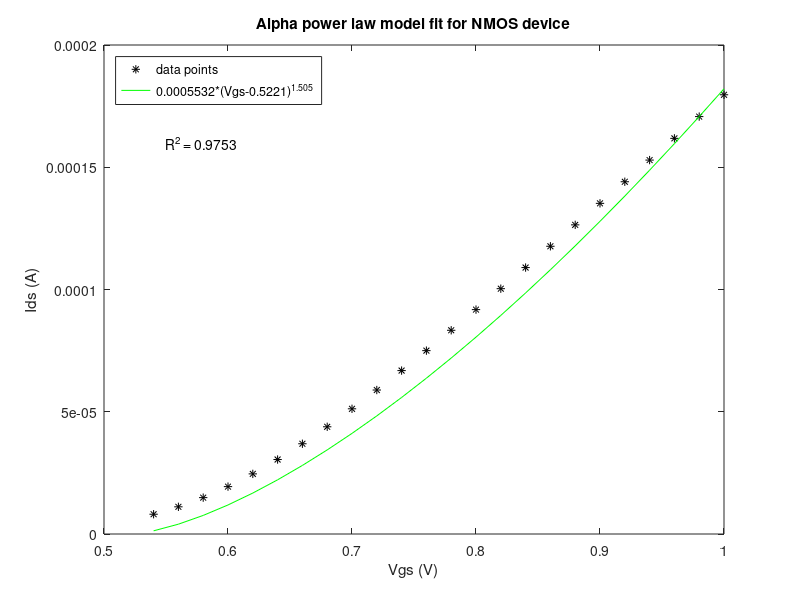

The MATLAB script that drew this image:
data = csvread("ids_curve_apower_new.csv")

vgs= data(:,1)
ids = data(:,2)

vth = 0.5221

%vgs_minus_vth = vgs - vth


%a_model = fit(vgs_minus_vth,ids,'power1')
my_model = 0.0005532*(vgs-vth).^(1.505)


%plot(a_model,vgs_minus_vth,ids)
%hold on
plot(vgs,ids,'k*',vgs,my_model,'g-')
xlabel('Vgs (V)')
ylabel('Ids (A)')
legend('data points','0.0005532*(Vgs-0.5221)^{1.505}','location','northwest')
title('Alpha power law model fit for NMOS device')
text(0.55,1.6E-4,'R^2 = 0.9753')

r2 = 1- sum((ids-my_model).^2)/sum((ids-mean(ids)).^2)
